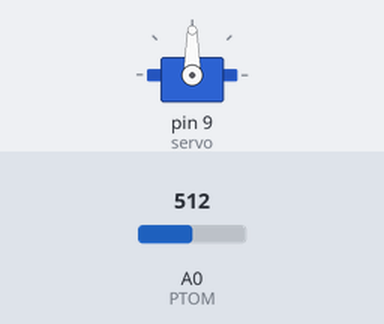
The sketch below on a simulated Arduino Uno, built with avr-gcc and run on an emulated ATmega328P. Parts: servo. Inputs (shaded band) come from the test bench; at power-on: A0 (PTOM) = 512.

Above: at 1.2 s.
1.3 s: A0 (PTOM) set to 716
At 2.3 s:
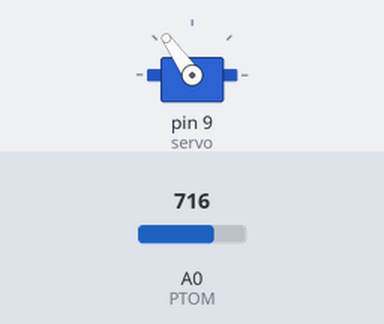
2.8 s: A0 (PTOM) set to 900
At 3.1 s:
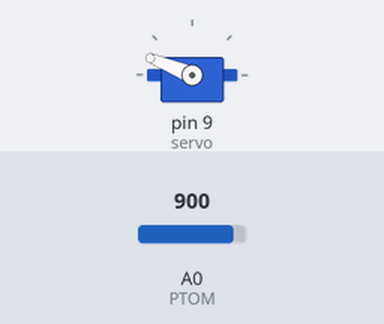
4.3 s: A0 (PTOM) set to 1023
At 4.7 s:
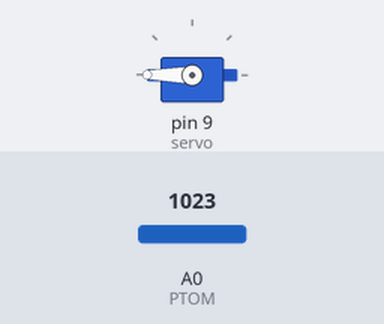
5.8 s: A0 (PTOM) set to 306
At 7.0 s:
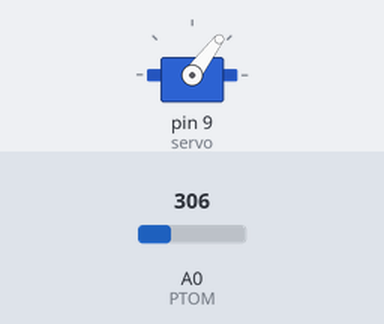
7.3 s: A0 (PTOM) set to 122
At 8.6 s:
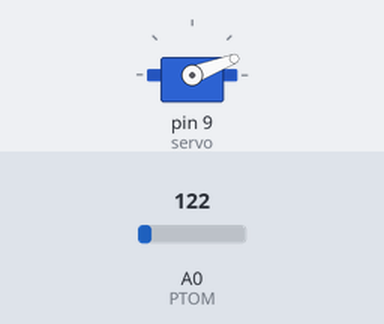
Timing chart, 0 to 9.8 s (numbered marks = the images above; inputs shaded):
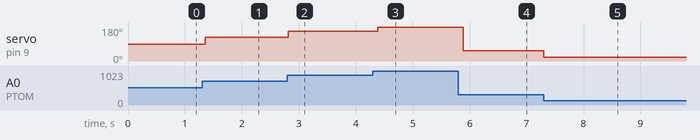

The sketch:

ServoTurningbyPotentiometerallpos.ino
```cpp
#include <Servo.h>

#define PTOM A0
Servo servo;
int pos = 0;  // servo starting position

void setup() {
  servo.attach(9);
  servo.write(pos);  //first servo position
}
void loop() {
  int ptomValue = analogRead(PTOM);
   pos = map(ptomValue, 0, 1023, 0, 180);
  servo.write(pos);
  delay(pos* (10.0 / 6.0));
}
```

Measured:
- after the input at 1.3 s, servo on pin 9 (servo): 90° → 125° after 0.05 s
- after the input at 2.8 s, servo on pin 9 (servo): 125° → 158° at once
- after the input at 4.3 s, servo on pin 9 (servo): 158° → 180° after 0.09 s
- after the input at 5.8 s, servo on pin 9 (servo): 180° → 53° after 0.09 s
- after the input at 7.3 s, servo on pin 9 (servo): 53° → 21° at once
